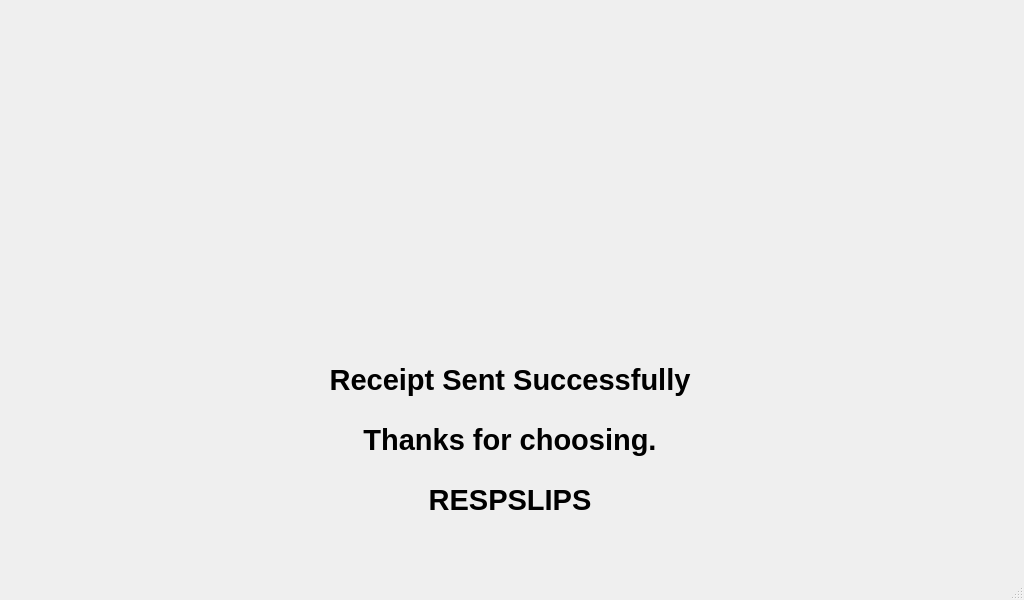
<?xml version="1.0" encoding="UTF-8"?>
<ui version="4.0">
 <class>MainWindow6</class>
 <widget class="QMainWindow" name="MainWindow6">
  <property name="geometry">
   <rect>
    <x>0</x>
    <y>0</y>
    <width>1024</width>
    <height>600</height>
   </rect>
  </property>
  <property name="windowTitle">
   <string>MainWindow</string>
  </property>
  <widget class="QWidget" name="centralwidget">
   <widget class="QLabel" name="label_2">
    <property name="geometry">
     <rect>
      <x>0</x>
      <y>0</y>
      <width>1024</width>
      <height>571</height>
     </rect>
    </property>
    <property name="text">
     <string/>
    </property>
    <property name="pixmap">
     <pixmap>pics/Standby.png</pixmap>
    </property>
    <property name="scaledContents">
     <bool>true</bool>
    </property>
    <property name="openExternalLinks">
     <bool>false</bool>
    </property>
   </widget>
   <widget class="QLabel" name="label">
    <property name="geometry">
     <rect>
      <x>210</x>
      <y>350</y>
      <width>600</width>
      <height>60</height>
     </rect>
    </property>
    <property name="text">
     <string>&lt;html&gt;&lt;head/&gt;&lt;body&gt;&lt;p align=&quot;center&quot;&gt;&lt;span style=&quot; font-size:22pt; font-weight:600;&quot;&gt;Receipt Sent Successfully&lt;/span&gt;&lt;/p&gt;&lt;/body&gt;&lt;/html&gt;</string>
    </property>
   </widget>
   <widget class="QLabel" name="label_3">
    <property name="geometry">
     <rect>
      <x>210</x>
      <y>410</y>
      <width>600</width>
      <height>60</height>
     </rect>
    </property>
    <property name="text">
     <string>&lt;html&gt;&lt;head/&gt;&lt;body&gt;&lt;p align=&quot;center&quot;&gt;&lt;span style=&quot; font-size:22pt; font-weight:600;&quot;&gt;Thanks for choosing.&lt;/span&gt;&lt;/p&gt;&lt;/body&gt;&lt;/html&gt;</string>
    </property>
   </widget>
   <widget class="QLabel" name="label_4">
    <property name="geometry">
     <rect>
      <x>210</x>
      <y>470</y>
      <width>600</width>
      <height>60</height>
     </rect>
    </property>
    <property name="text">
     <string>&lt;html&gt;&lt;head/&gt;&lt;body&gt;&lt;p align=&quot;center&quot;&gt;&lt;span style=&quot; font-size:22pt; font-weight:600;&quot;&gt;RESPSLIPS&lt;/span&gt;&lt;/p&gt;&lt;/body&gt;&lt;/html&gt;</string>
    </property>
   </widget>
   <widget class="QLabel" name="label_5">
    <property name="geometry">
     <rect>
      <x>310</x>
      <y>0</y>
      <width>400</width>
      <height>400</height>
     </rect>
    </property>
    <property name="text">
     <string/>
    </property>
    <property name="pixmap">
     <pixmap>pics/Decas_Logo.png</pixmap>
    </property>
   </widget>
  </widget>
  <widget class="QMenuBar" name="menubar">
   <property name="geometry">
    <rect>
     <x>0</x>
     <y>0</y>
     <width>1024</width>
     <height>21</height>
    </rect>
   </property>
  </widget>
  <widget class="QStatusBar" name="statusbar"/>
 </widget>
 <resources/>
 <connections/>
</ui>
